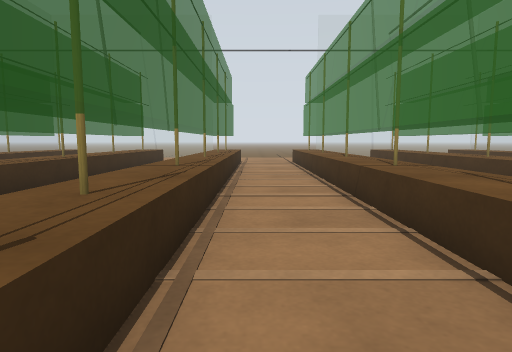
View 1 (above)

24 first-person views from a walk through a robot-simulator world made for Gazebo. The camera is 0.48 m above the floor, tilts 6° down and sees 75° across. The floor is counted in squares, 0.5 m on a side. Each view is taken from the middle of a square. On the plan, view 1 faces up. The plan holds only what a view shows up to about 12 squares ahead; the rest is blank.

View 2
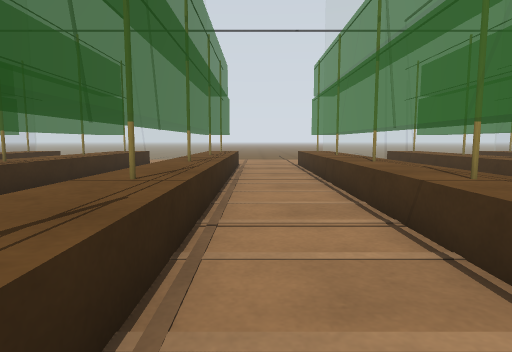

View 3
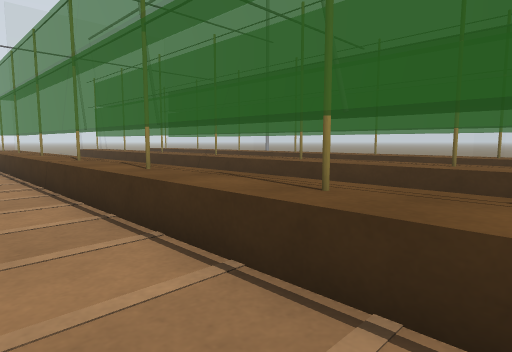

View 4
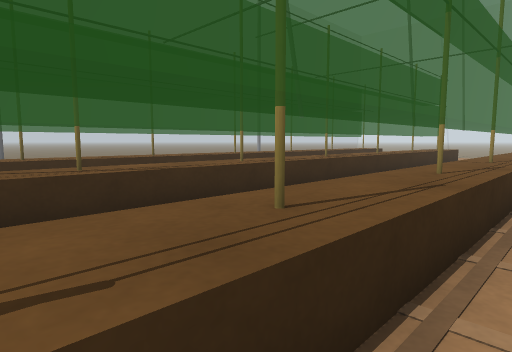

View 5
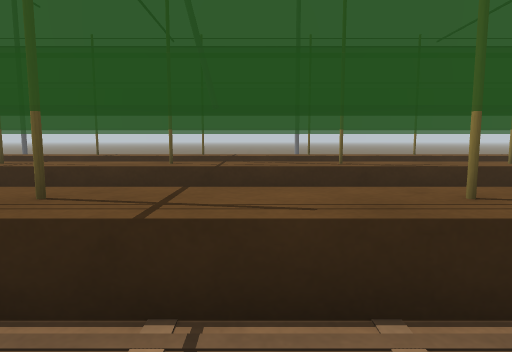

View 6
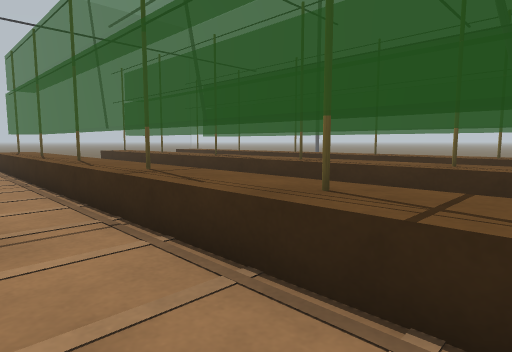

View 7
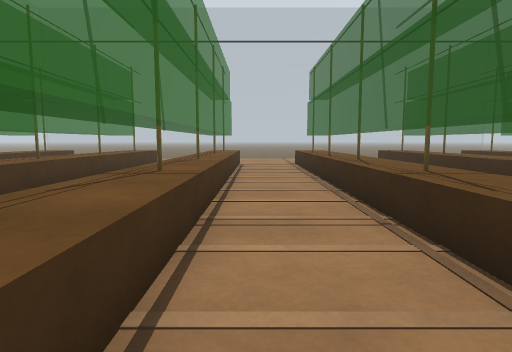

View 8
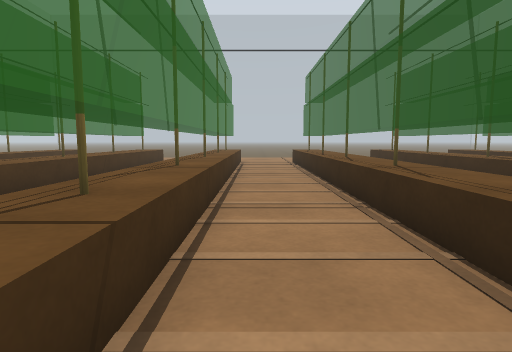

View 9
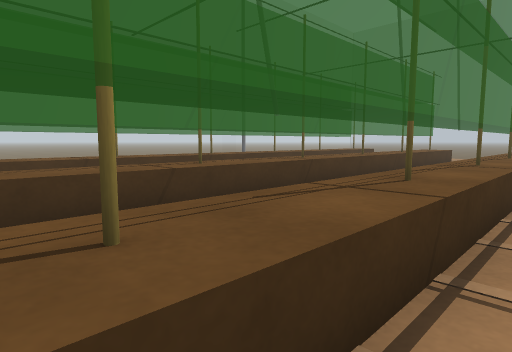

View 10
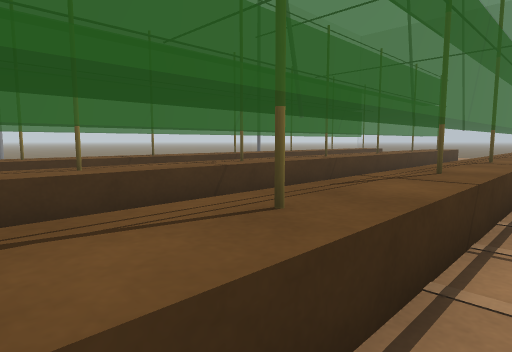

View 11
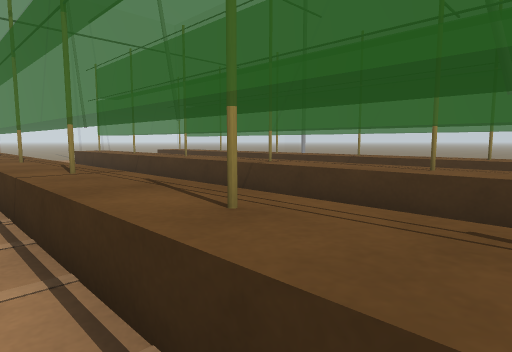

View 12
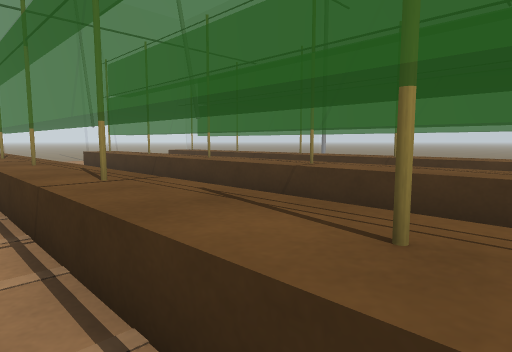

View 13
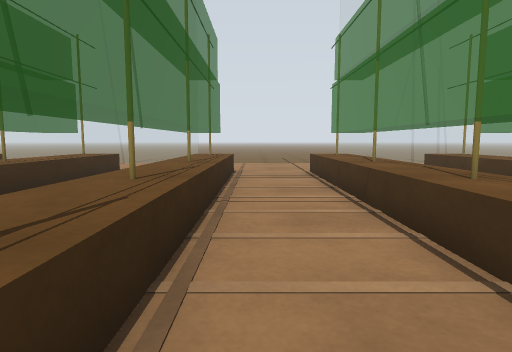

View 14
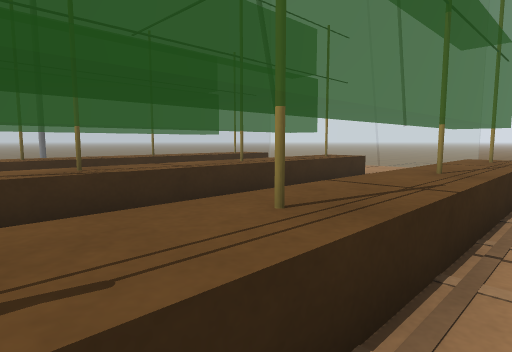

View 15
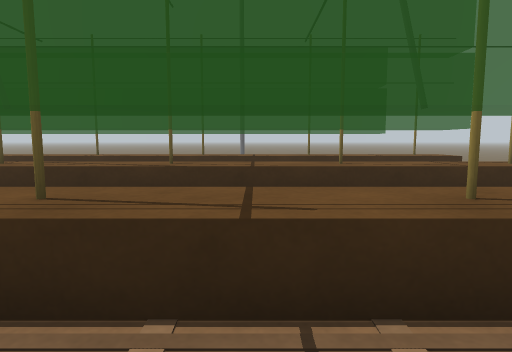

View 16
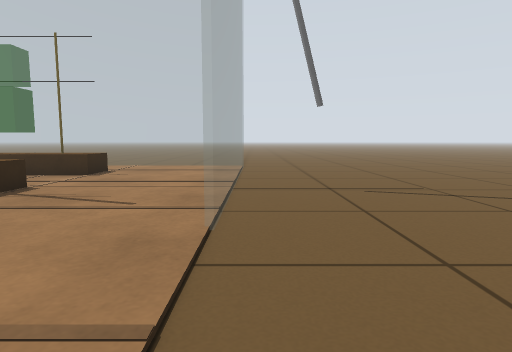

View 17
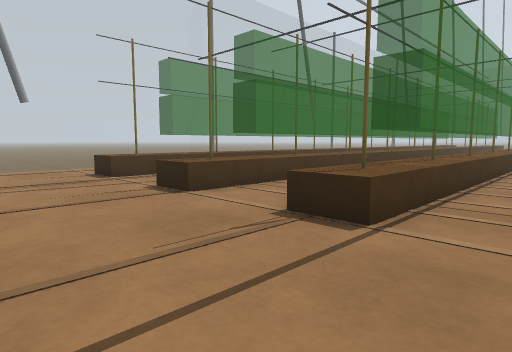

View 18
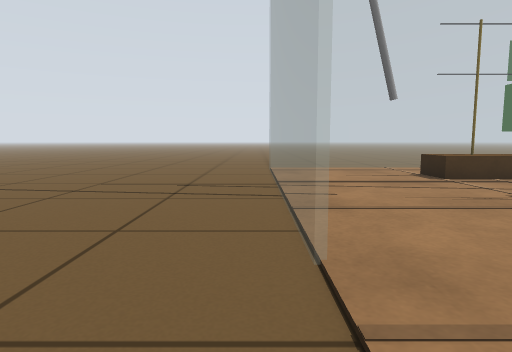

View 19
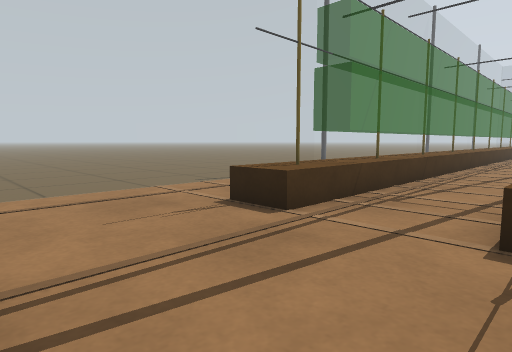

View 20
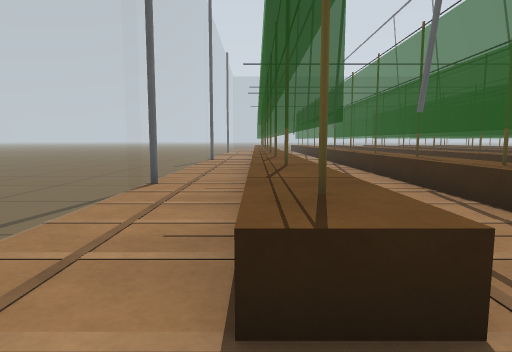

View 21
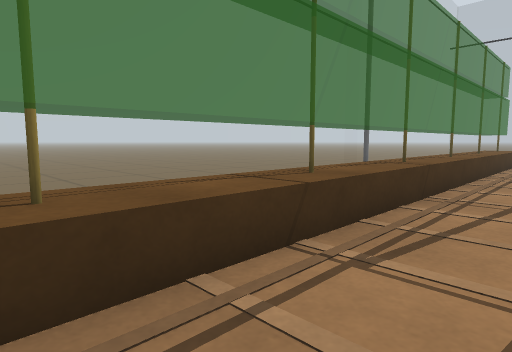

View 22
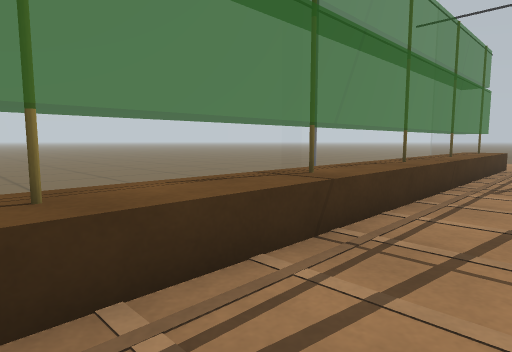

View 23
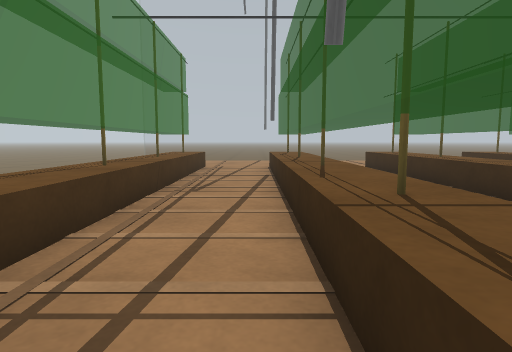

View 24
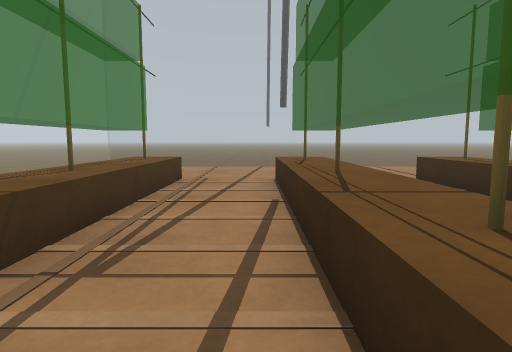

### Floor plan
Key: @ floor where view 1 was taken; . floor; = window, fence, low wall or low ledge; P brown pole; I pillar; O other object.
Columns run from 11 left of view 1 to 13 right of it. Each row starts with its distance up from view 1.
 23 ..........     ..........
 22 ...........   ...........
 21 ............ ............
 20 =========......=========.
 19 =........... ...........=
 18 =.......................=
 17 =.......................=
 16 =.......  ..............=
 15 =.PP..P  =P..P=..P..PP..=
 14 = PP. P. =P..P=..P..PP..=
 13 = ==  =. ==..== .=..==..=
 12 = PP  P. =P..P=  P..PP..=
 11 = PP  P. =P..P=  P..PP..=
 10 I ==  =. ==..== .=..==.I=
  9 I PP  P. =P..P= .P..PP..=
  8 = PP  P. =P..P= .P..PP..=
  7 = ==  =. ==..== .=..==..=
  6 = PP  P. =P..P= .P..PP..=
  5 = PP  P. =P..P= .P..PP..=
  4 = ==  =. ==..== .=  ==  =
  3 = PP  P. =P..P= .P  PP  =
  2 = PP  P. =P..P= .P  PP  =
  1 = ==  =. ==..== .=  ==  =
  0 I PP  P. =P@.P= .P. PP O=
 -1 I PP  P. =P..P= .P .PP  =
 -2 = ==  =. ==..== .=..==  =
 -3 = PP  P. =P..P= .P..PP  =
 -4 = PP  P. =P..P= .P..PP  =
 -5   ==  =. ==..== .=..==  =
 -6 = PP  P. =P..P= .P..PP  =
 -7 = PP  P. =P..P= .P..PP  =
 -8 = ==  =. ==..== .=..==  =
 -9 = PP  P. =P..P= .P..PP  =
-10 I PP  P. =P..P= .P..PP I=
-11 I     =. ==..== .=..==  =
-12       P  =P..P= .P..PP  =
-13       P  =P..P= .P..PP  =
-14       =  ==..== .=..==  =
-15          =P  P= .P..PP  =
-16          =P  P= .P..PP  =
-17               .   ...   =
-18              ..   ...   =
-19              ..  ....   =
-20           ===== ====== ==

Where each view was taken, in squares from view 1:
view 1: 0 up, 0 right, facing up
view 2: 2 up, 0 right, facing up
view 3: 2 down, 0 right, facing up-right
view 4: 2 down, 0 right, facing up-left
view 5: 2 down, 1 right, facing left
view 6: 2 down, 1 right, facing down-left
view 7: 2 down, 1 right, facing down
view 8: 1 down, 1 right, facing down
view 9: 0 up, 1 right, facing down-right
view 10: 1 up, 1 right, facing down-right
view 11: 1 up, 1 right, facing up-right
view 12: 2 up, 1 right, facing up-right
view 13: 5 up, 0 right, facing up
view 14: 7 up, 0 right, facing up-left
view 15: 10 up, 1 right, facing left
view 16: 20 up, 1 right, facing left
view 17: 19 up, 0 right, facing down-right
view 18: 20 up, 1 right, facing right
view 19: 19 up, 6 right, facing down-right
view 20: 17 up, 10 right, facing down
view 21: 0 up, 7 right, facing down-right
view 22: 3 down, 7 right, facing down-right
view 23: 4 down, 7 right, facing down
view 24: 8 down, 7 right, facing down
